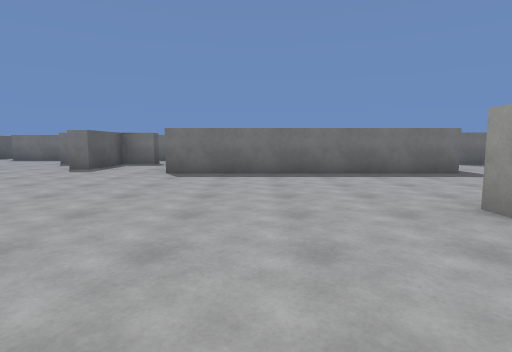
View 1 (above)

24 first-person views from a walk through a scene from a Unity 3-D project. The camera is 1.3 m above the floor, tilts 6° down and sees 80° across. The floor is counted in squares, 2 m on a side. Each view is taken from the middle of a square. On the plan, view 1 faces up. The plan holds only what a view shows up to about 10 squares ahead; the rest is blank. The place goes on beyond the plan. Surface patterns are stand-ins for the level's own textures.

View 2
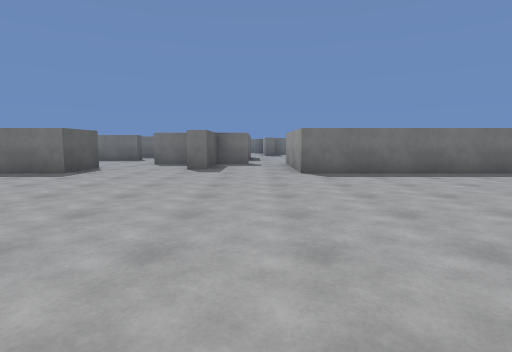

View 3
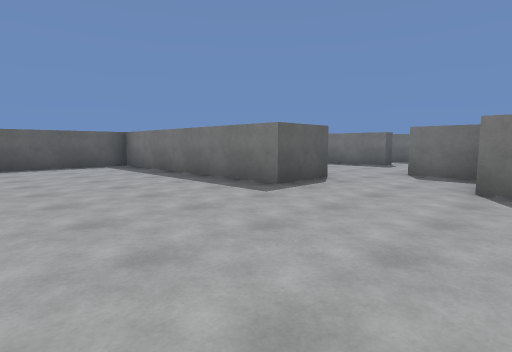

View 4
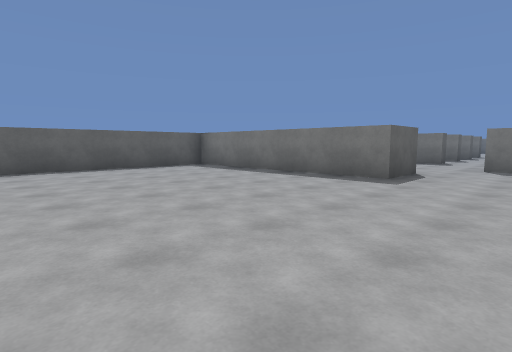

View 5
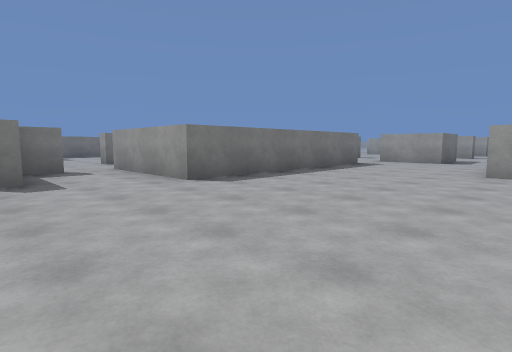

View 6
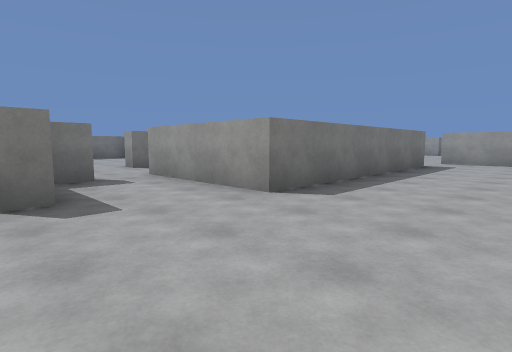

View 7
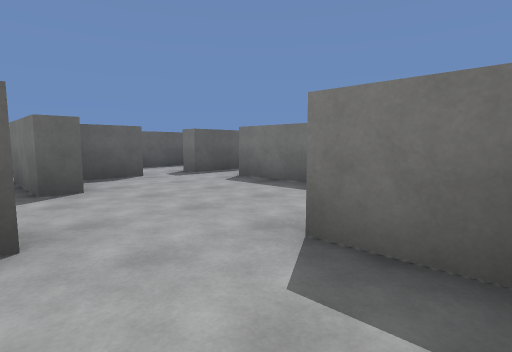

View 8
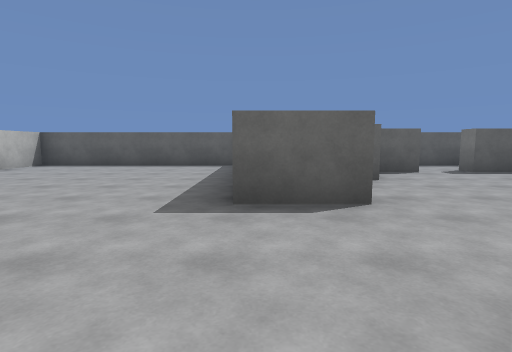

View 9
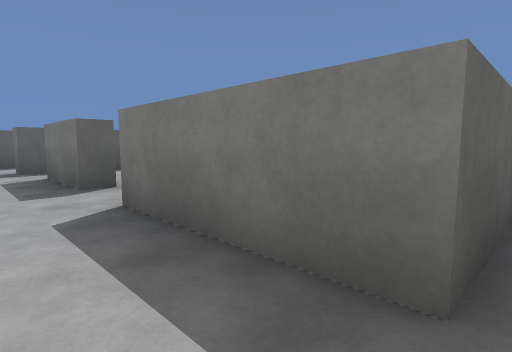

View 10
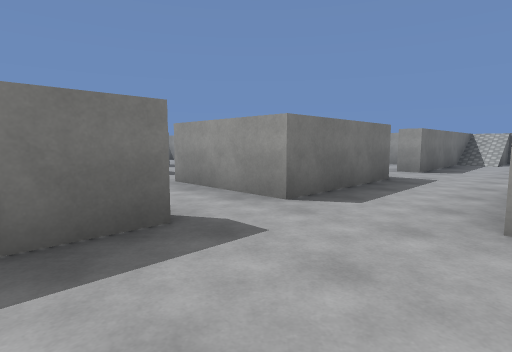

View 11
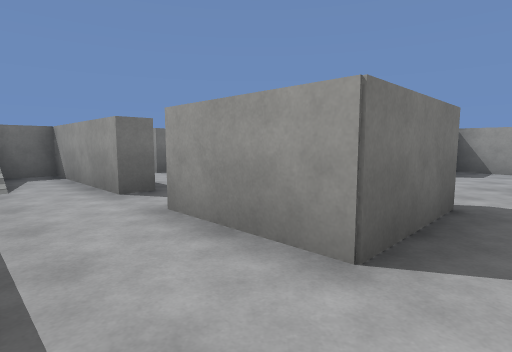

View 12
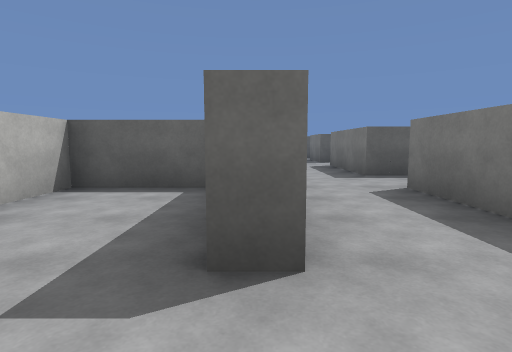

View 13
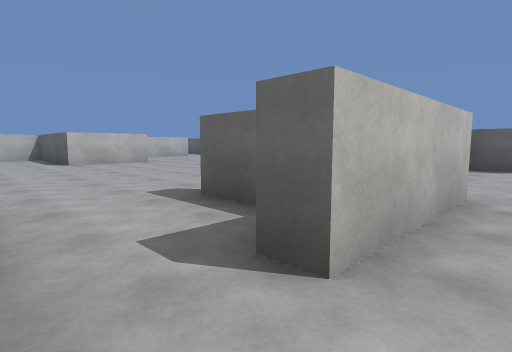

View 14
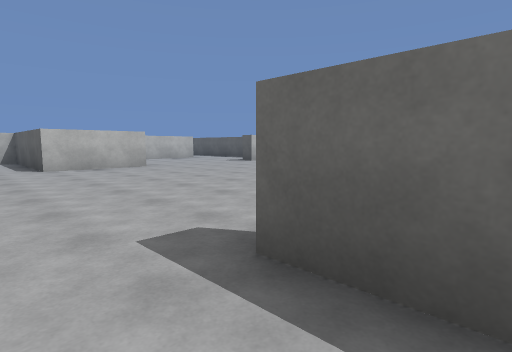

View 15
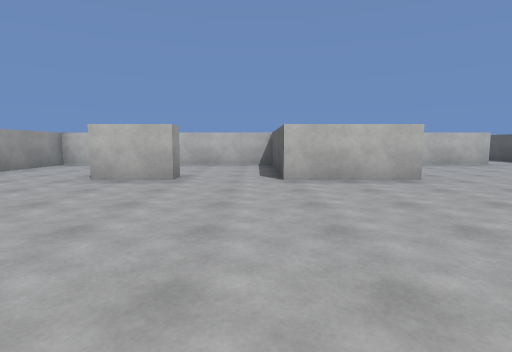

View 16
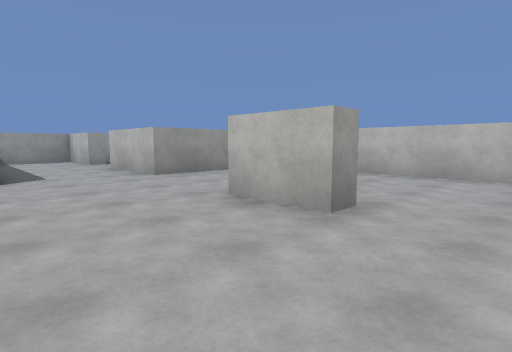

View 17
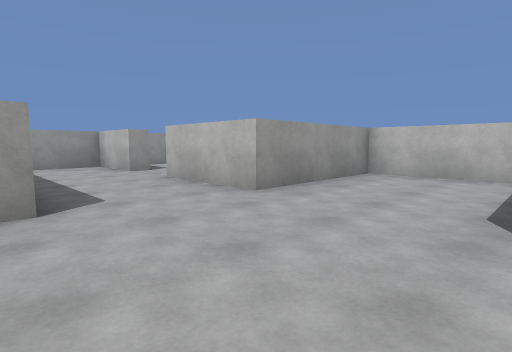

View 18
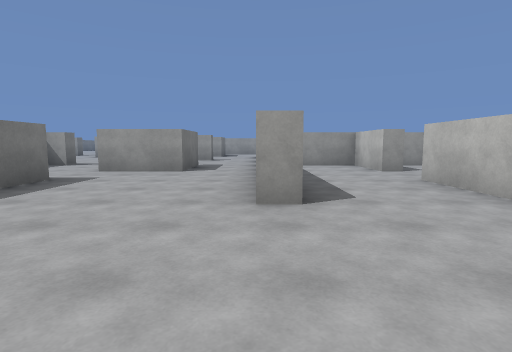

View 19
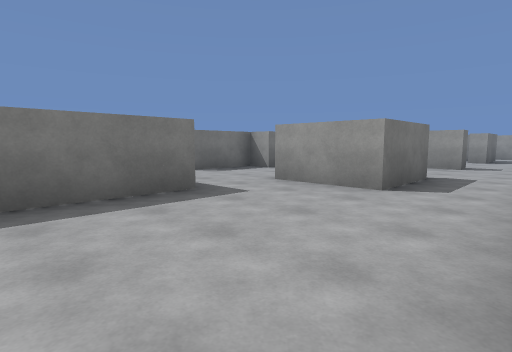

View 20
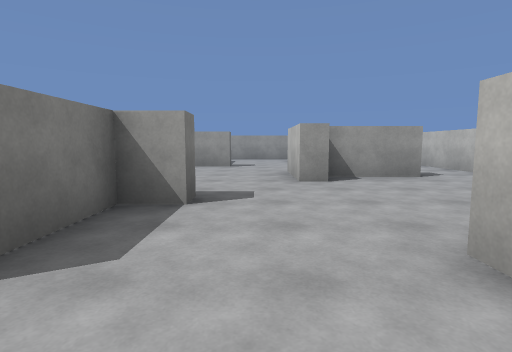

View 21
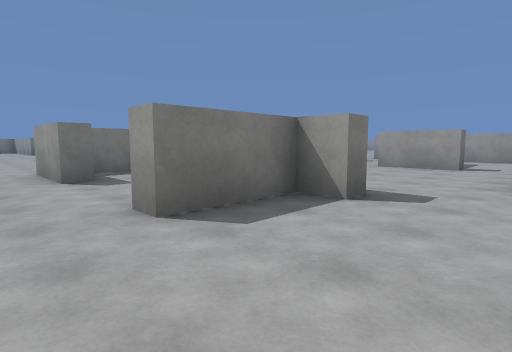

View 22
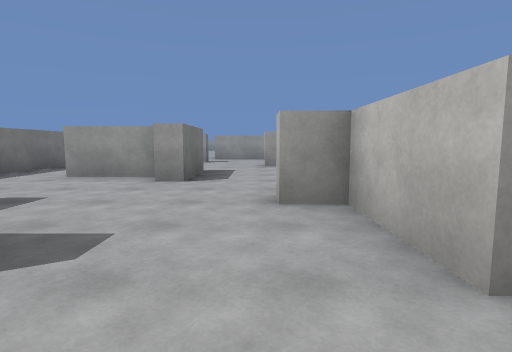

View 23
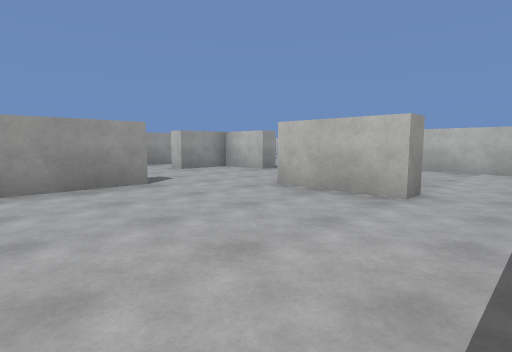

View 24
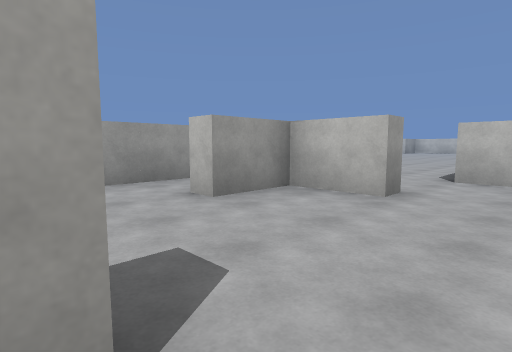

### Floor plan
Key: @ floor where view 1 was taken; # wall or solid block; . main floor; : floor 1 m higher than the main floor; + floor 2 m higher than the main floor; B block.
Columns run from 13 left of view 1 to 17 right of it. Each row starts with its distance up from view 1.
 13 ..#....#  #..      .#...#
 12 ....##.####.# ..:+......##...
 11 .............................
 10 ..#....###..+++.. ..##.....#
  9 ..##.....#. ....  ...#.....#...
  8 .....B...#.....   .............
  7 ++++++.....#++++++......##.....
  6 ....................#...#....#.
  5 ....................##..#...##
  4 .............................
  3 ................#+++++++++++.
  2 ......................     +.
  1 ......................      ..
  0     ...##..B#@.###..#+      ..
 -1    ...  #... ..#   ...      ..
 -2   ....  #......#            ..
 -3   ...   #......#
 -4   ###   ########

Where each view was taken, in squares from view 1:
view 1: 0 up, 0 right, facing up
view 2: 0 up, 3 left, facing up
view 3: 3 up, 4 left, facing up-left
view 4: 1 up, 5 left, facing up-left
view 5: 2 up, 5 left, facing up-right
view 6: 4 up, 5 left, facing up-right
view 7: 8 up, 5 left, facing up-left
view 8: 7 up, 4 left, facing left
view 9: 11 up, 3 left, facing up-left
view 10: 10 up, 9 left, facing up-right
view 11: 8 up, 13 left, facing up-right
view 12: 10 up, 3 right, facing left
view 13: 11 up, 2 left, facing down-left
view 14: 9 up, 3 left, facing down-left
view 15: 6 up, 4 left, facing down
view 16: 3 up, 4 left, facing down-right
view 17: 3 up, 1 left, facing down-right
view 18: 3 up, 1 left, facing right
view 19: 3 up, 2 right, facing up-right
view 20: 8 up, 5 right, facing right
view 21: 7 up, 5 right, facing up-right
view 22: 11 up, 5 right, facing right
view 23: 11 up, 9 right, facing down-right
view 24: 9 up, 13 right, facing down-right
